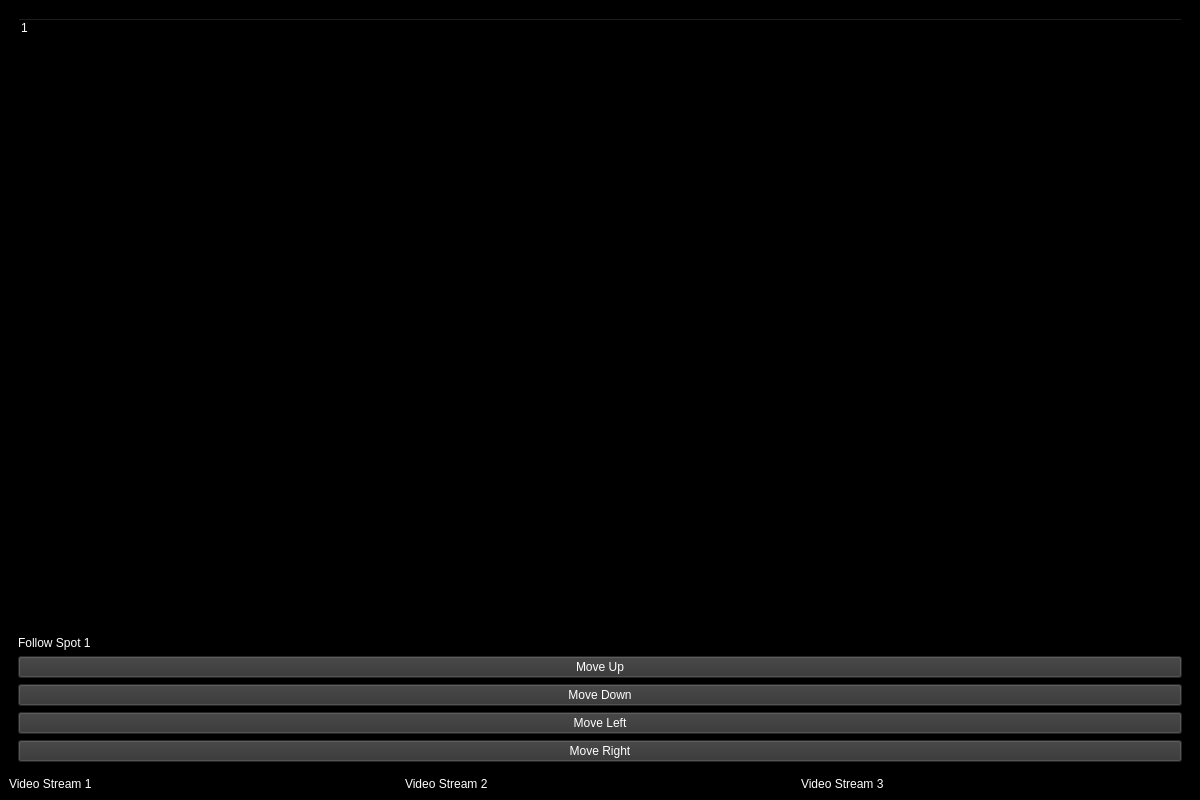
<?xml version="1.0" encoding="UTF-8"?>
<ui version="4.0">
 <class>MainWindow</class>
 <widget class="QMainWindow" name="MainWindow">
  <property name="geometry">
   <rect>
    <x>0</x>
    <y>0</y>
    <width>1200</width>
    <height>800</height>
   </rect>
  </property>
  <property name="windowTitle">
   <string>Automated Follow Spots Controller</string>
  </property>
  <property name="styleSheet">
   <string>
    background-color: black;
   </string>
  </property>
  <widget class="QWidget" name="centralwidget">
   <layout class="QVBoxLayout" name="verticalLayout">
    <item>
     <widget class="QStackedWidget" name="stackedWidget">
      <widget class="QWidget" name="spotControl1">
       <property name="styleSheet">
        <string>
         background-color: black; color: white;
        </string>
       </property>
       <layout class="QVBoxLayout" name="spotControl1Layout">
        <item>
         <widget class="QTreeWidget" name="fixtureTreeWidget">
          <column>
           <property name="text">
            <string notr="true">1</string>
           </property>
          </column>
         </widget>
        </item>
        <item>
         <widget class="QLabel" name="label1">
          <property name="styleSheet">
           <string>
            color: white;
           </string>
          </property>
          <property name="text">
           <string>Follow Spot 1</string>
          </property>
         </widget>
        </item>
        <item>
         <widget class="QPushButton" name="moveUpButton1">
          <property name="styleSheet">
           <string>
            background-color: #333; color: white;
           </string>
          </property>
          <property name="text">
           <string>Move Up</string>
          </property>
         </widget>
        </item>
        <item>
         <widget class="QPushButton" name="moveDownButton1">
          <property name="styleSheet">
           <string>
            background-color: #333; color: white;
           </string>
          </property>
          <property name="text">
           <string>Move Down</string>
          </property>
         </widget>
        </item>
        <item>
         <widget class="QPushButton" name="moveLeftButton1">
          <property name="styleSheet">
           <string>
            background-color: #333; color: white;
           </string>
          </property>
          <property name="text">
           <string>Move Left</string>
          </property>
         </widget>
        </item>
        <item>
         <widget class="QPushButton" name="moveRightButton1">
          <property name="styleSheet">
           <string>
            background-color: #333; color: white;
           </string>
          </property>
          <property name="text">
           <string>Move Right</string>
          </property>
         </widget>
        </item>
       </layout>
      </widget>
      <widget class="QWidget" name="spotControl2">
       <property name="styleSheet">
        <string>
         background-color: black; color: white;
        </string>
       </property>
       <layout class="QVBoxLayout" name="spotControl2Layout">
        <item>
         <widget class="QLabel" name="label2">
          <property name="styleSheet">
           <string>
            color: white;
           </string>
          </property>
          <property name="text">
           <string>Follow Spot 2</string>
          </property>
         </widget>
        </item>
        <item>
         <widget class="QPushButton" name="moveUpButton2">
          <property name="styleSheet">
           <string>
            background-color: #333; color: white;
           </string>
          </property>
          <property name="text">
           <string>Move Up</string>
          </property>
         </widget>
        </item>
        <item>
         <widget class="QPushButton" name="moveDownButton2">
          <property name="styleSheet">
           <string>
            background-color: #333; color: white;
           </string>
          </property>
          <property name="text">
           <string>Move Down</string>
          </property>
         </widget>
        </item>
        <item>
         <widget class="QPushButton" name="moveLeftButton2">
          <property name="styleSheet">
           <string>
            background-color: #333; color: white;
           </string>
          </property>
          <property name="text">
           <string>Move Left</string>
          </property>
         </widget>
        </item>
        <item>
         <widget class="QPushButton" name="moveRightButton2">
          <property name="styleSheet">
           <string>
            background-color: #333; color: white;
           </string>
          </property>
          <property name="text">
           <string>Move Right</string>
          </property>
         </widget>
        </item>
       </layout>
      </widget>
      <widget class="QWidget" name="spotControl3">
       <property name="styleSheet">
        <string>
         background-color: black; color: white;
        </string>
       </property>
       <layout class="QVBoxLayout" name="spotControl3Layout">
        <item>
         <widget class="QLabel" name="label3">
          <property name="styleSheet">
           <string>
            color: white;
           </string>
          </property>
          <property name="text">
           <string>Follow Spot 3</string>
          </property>
         </widget>
        </item>
        <item>
         <widget class="QPushButton" name="moveUpButton3">
          <property name="styleSheet">
           <string>
            background-color: #333; color: white;
           </string>
          </property>
          <property name="text">
           <string>Move Up</string>
          </property>
         </widget>
        </item>
        <item>
         <widget class="QPushButton" name="moveDownButton3">
          <property name="styleSheet">
           <string>
            background-color: #333; color: white;
           </string>
          </property>
          <property name="text">
           <string>Move Down</string>
          </property>
         </widget>
        </item>
        <item>
         <widget class="QPushButton" name="moveLeftButton3">
          <property name="styleSheet">
           <string>
            background-color: #333; color: white;
           </string>
          </property>
          <property name="text">
           <string>Move Left</string>
          </property>
         </widget>
        </item>
        <item>
         <widget class="QPushButton" name="moveRightButton3">
          <property name="styleSheet">
           <string>
            background-color: #333; color: white;
           </string>
          </property>
          <property name="text">
           <string>Move Right</string>
          </property>
         </widget>
        </item>
       </layout>
      </widget>
     </widget>
    </item>
    <item>
     <layout class="QHBoxLayout" name="horizontalLayout">
      <item>
       <widget class="QLabel" name="videoStream1">
        <property name="styleSheet">
         <string>
          background-color: black; color: white;
         </string>
        </property>
        <property name="text">
         <string>Video Stream 1</string>
        </property>
       </widget>
      </item>
      <item>
       <widget class="QLabel" name="videoStream2">
        <property name="styleSheet">
         <string>
          background-color: black; color: white;
         </string>
        </property>
        <property name="text">
         <string>Video Stream 2</string>
        </property>
       </widget>
      </item>
      <item>
       <widget class="QLabel" name="videoStream3">
        <property name="styleSheet">
         <string>
          background-color: black; color: white;
         </string>
        </property>
        <property name="text">
         <string>Video Stream 3</string>
        </property>
       </widget>
      </item>
     </layout>
    </item>
   </layout>
  </widget>
 </widget>
 <resources/>
 <connections/>
</ui>
